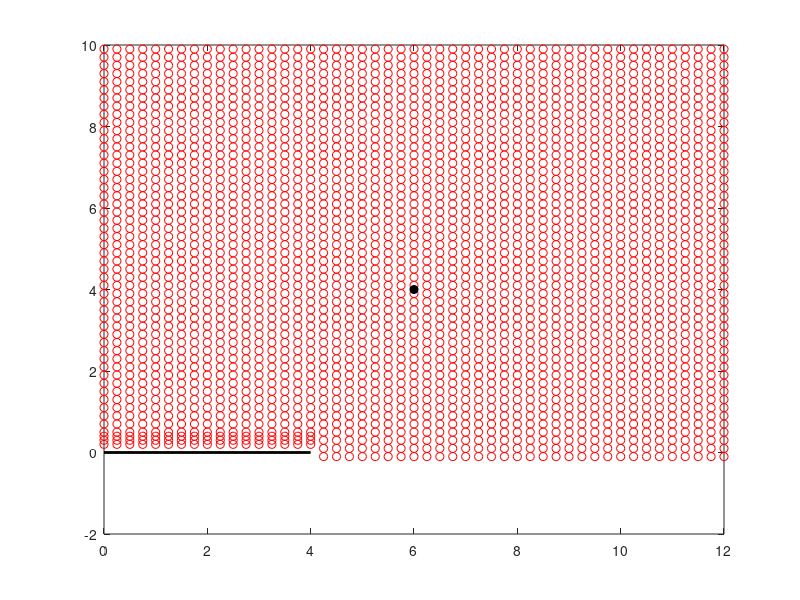

Source code (MATLAB): (Note: this script raises an error after producing the figure.)
%
% To generate the data files 
% x04_pt.mat, y04_pt.mat, u0464_pt.mat
% which used by the file
% example_two_slits_plot_contores_0464.m
% to plot Figure 17 in Section 7 of the paper:
% COMPUTATION OF CONFORMAL INVARIANTS 
%
%
z1=6+4i;
%
for k=1:17
    XY(:,k)=(k-1)/4+i.*[0.2,0.3,0.4,0.5:0.2:10].';
end
for k=18:49
    XY(:,k)=(k-1)/4+i.*[-0.1:0.2:10].';
end
[mx,nx] = size(XY);
figure
plot(real(XY),imag(XY),'or')
hold on
plot([0 4],[0 0],'k','LineWidth',2)
plot(real(z1),imag(z1),'ok','MarkerFaceColor','k')
%
%
for kx=1:mx
    for jx=1:nx
        x = real(XY(kx,jx));
        y = imag(XY(kx,jx));
        [x+i*y z1]
        u(kx,jx) = cap_of_two_slits(0,4,x+i*y,z1,2^11,0.1,1e-14);
    end
end
%
x_XY = real(XY);
y_XY = imag(XY);
save('x04_pt.mat', 'x_XY', '-ascii', '-double');
save('y04_pt.mat', 'y_XY', '-ascii', '-double');
save('u0464_pt.mat', 'u',    '-ascii', '-double');
%